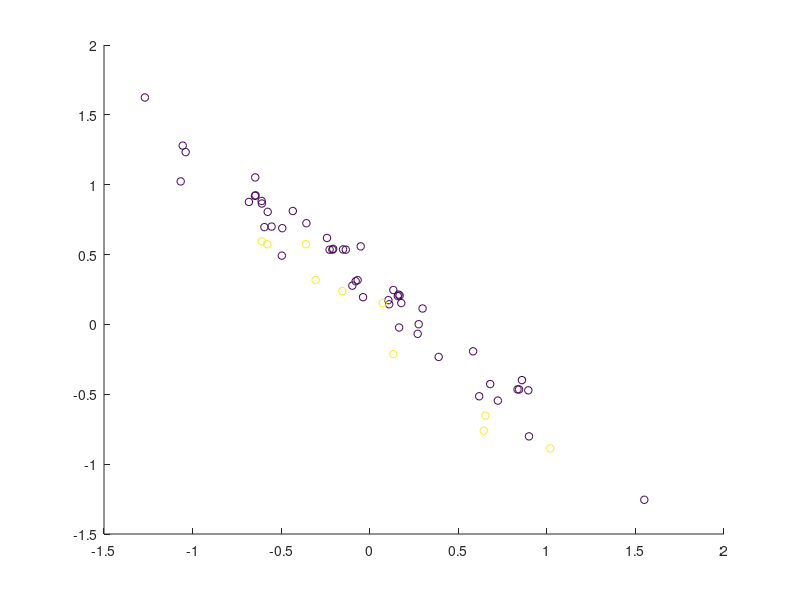

MATLAB code to generate this figure: (Note: this script raises an error after producing the figure.)
% This script is a demo showing some simple decoding on simulated toy data.
% The toy data are simple matlab matrices and no "real" fMRI or EEG data.

fpath = fileparts(fileparts(mfilename('fullpath')));
addpath(fpath)

clear all
dbstop if error % if something goes wrong

res_fig = figure;

%% Set the output directory where data will be saved
% cfg.results.dir = % e.g. 'toyresults'
cfg.results.write = 0; % no results are written to disk

cfg.decoding.method = 'classification';

%% generate some toy data
% define number of "runs" and center means
nruns = 10; % lets simulate we have n runs
set2.mean = [0 0];
set1.mean = [.2 .2]; % should have the same dim as set1, otherwise it wont work (and would not make sense, either)

set1.fact = 5
set2.fact = 1

l1 = -1;
l2 = 1;

% data on two shifted lines
labels = [l1 * ones(set1.fact, 1); l2 * ones(set2.fact, 1)];
labels = repmat(labels, nruns, 1);

% set generate point clouds
noise_covariance = .1; % 0: all along one line
signal_covariance = 1; % 0: all on one spot
r = pi/4; % rotation from 0 .. 2pi

%% generate data
clear data data1 data2
data1(:,1) = [set1.mean(1) + randn(set1.fact * nruns, 1) * noise_covariance];
data1(:,2) = [set1.mean(2) + randn(set1.fact * nruns, 1) * signal_covariance];
data(labels == l1, :) = data1;

data2(:,1) = [set2.mean(1) + randn(set2.fact * nruns, 1) * noise_covariance];
data2(:,2) = [set2.mean(2) + randn(set2.fact * nruns, 1) * signal_covariance];
data(labels == l2, :) = data2;

% scatter(data(:, 1), data(:,2), 20, labels+2)
% xlim([-1 3])

%% rotate data
data = data * [cos(r) sin(r); -sin(r) cos(r)];
% hold all
% scatter(data(:, 1), data(:,2), 20, labels)

%% add data description
% save labels
cfg.files.label = labels;

% save run number
cfg.files.chunk = [];
for ri = 1:nruns
    curr_run = ri * ones(set1.fact + set2.fact ,1);
    cfg.files.chunk = [cfg.files.chunk curr_run] ;
end

% save a description
for ifile = 1:length(cfg.files.label)
    cfg.files.name(ifile) = {sprintf('class%i_run%i', cfg.files.label(ifile), cfg.files.chunk(ifile))};
end

% add an empty mask
cfg.files.mask = '';

%% plot the data (if 2d)
if size(data, 2) == 2
    figure(res_fig);
    scatter(data(:, 1), data(:, 2), 30, cfg.files.label + min(cfg.files.label));
end

%% Prepare data for passing
pass_data.data = data;
pass_data.mask_index = 1:size(data, 2); % use all voxels
pass_data.files = cfg.files;
pass_data.hdr = ''; % we don't need a header, because we don't write img-files as output (but mat-files)
pass_data.dim = [length(set1.mean), 1, 1]; % add dimension information of the original data
% passed_data.voxelsize = [1 1 1];


%% Add defaults for the remaining parameters that we did not specify
cfg = decoding_defaults(cfg);

% Set the analysis that should be performed (here we only want to do 1
% decoding)
cfg.analysis = 'wholebrain';
cfg.results.output = {'accuracy', 'model_parameters'}; % add if you want to see the model

%% Nothing needs to be changed below for a standard leave-one-run out cross validation analysis.
% Create a leave-one-run-out cross validation design:
cfg.design = make_design_cv(cfg); 
display_design(cfg);

%% Decoding Parameters

% default: -s 0 -t 0 -c 1 -b 0 -q

% if we use weights, these must be inverse to the amount of data
% e.g., if we use 5 times as much examples for class 1, we need
%   -w-1 1 -w1 5
% so in the example here, we just use .fact of the other set

legstr = {'data'}; % caption for legend

for use_correct_weights = 0:1
    if use_correct_weights
        display('Using correct (balanced) weights')
        weight_str = ['-w-1 ' int2str(set2.fact) ' -w1 ' int2str(set1.fact)];
    else
        display('Using equal weights')
        weight_str = ['-w-1 1 -w1 1'];
    end


    cfg.decoding.train.classification.model_parameters = ['-s 0 -t 0 -c 1000 -b 0 ' weight_str  ' -q'];
    disp(['cfg.decoding.train.classification.model_parameters = ' cfg.decoding.train.classification.model_parameters])
    cfg.design.unbalanced_data = 'ok';
    disp(['cfg.design.unbalanced_data = ' cfg.design.unbalanced_data]);

    %% Run decoding
    [results, cfg] = decoding(cfg, pass_data);

    %% Print decision boundary in figure
    if isfield(results, 'model_parameters')
        figure(res_fig)
        svm_model = results.model_parameters.output(1).model(1); % get the model of the first SVM
        [X, Y] = meshgrid(min(data(:)):.11:max(data(:)));
        Z = X;
        [predicted, acc, decision_values] = svmpredict(zeros(size(X(:))),[X(:), Y(:)],svm_model,cfg.decoding.test.classification.model_parameters);
        Z(:) = decision_values;
        
        if use_correct_weights
            linespec = '-';
        else
            linespec = ':';
        end
        
        hold on
        contour(X,Y,Z, -1:1, linespec);
        hold off
    end
    legstr(end+1) = {weight_str};
    legend(legstr)
end

dbclear if error
